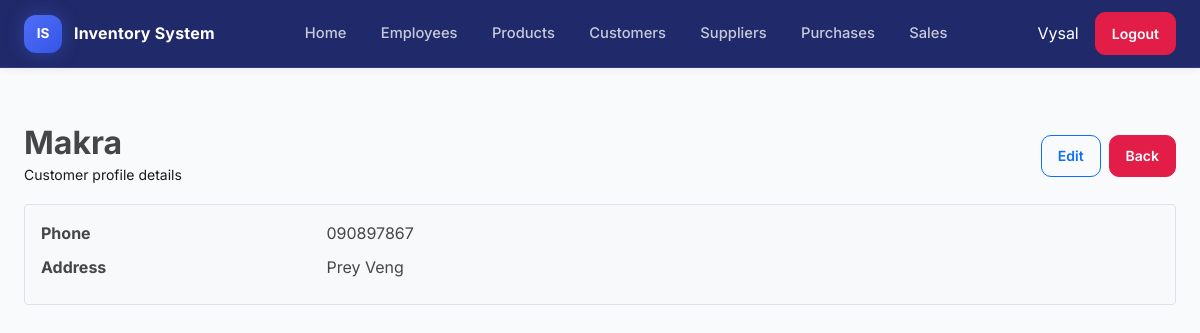
The page /customers/1/ (signed in) on the database its author committed.
### customers/models.py (models this page shows, shortened)
class Customer(models.Model):
    name = models.CharField(max_length=100)
    phone = models.CharField(max_length=20)
    address = models.TextField(blank=True)
    class Meta:
        ordering = ["name"]

### customers/views.py (the view)
# urls.py: path("<int:pk>/", views.customer_detail, name="customer_detail"),
@login_required
def customer_detail(request, pk):
    customer = get_object_or_404(Customer, pk=pk)
    return render(request, "customers/customer_detail.html", {"customer": customer})

### templates/customers/customer_detail.html (shortened to what this page needs)
{% extends "base.html" %}
{% block content %}
<div class="container">
  <div class="d-flex justify-content-between align-items-center my-3">
    <div>
      <h2 class="mb-0">{{ customer.name }}</h2>
      <small class="text-muted">Customer profile details</small>
    </div>
    <div class="d-flex gap-2">
      <a href="{% url 'customer_update' customer.id %}"
         class="btn btn-outline-primary btn-sm">
        Edit
      </a>
      <a href="{% url 'customer_list' %}"
         class="btn btn-link btn-sm">
        Back
      </a>
    </div>
  </div>
  <div class="border rounded p-3 bg-light">
    <dl class="row mb-0">
      <dt class="col-sm-3">Phone</dt>
      <dd class="col-sm-9">
        <span class="fw-semibold">{{ customer.phone }}</span>
      </dd>
      <dt class="col-sm-3">Address</dt>
      <dd class="col-sm-9">
        {{ customer.address }}
      </dd>
    </dl>
  </div>
</div>
{% endblock %}

### templates/partials/_navbar.html (shortened to what this page needs)
{% load static %}
 <nav class="navbar" role="navigation" aria-label="Main navigation">
    <a class="brand" href="{% url 'dashboard_home' %}">
      <div class="logo">IS</div>
      <span class="app-name">Inventory System</span>
    </a>
    <ul class="links" role="list">
      <li><a class="nav-link" href="{% url 'dashboard_home' %}">Home</a></li>
      <li><a class="nav-link" href="{% url 'employee_list' %}">Employees</a></li>
      <li><a class="nav-link" href="{% url 'product_list' %}">Products</a></li>
      <li><a class="nav-link" href="{% url 'customer_list' %}">Customers</a></li>
      <li><a class="nav-link" href="{% url 'supplier_list' %}">Suppliers</a></li>
      <li><a class="nav-link" href="{% url 'purchase_list' %}">Purchases</a></li>
      <li><a class="nav-link" href="{% url 'order_list' %}">Sales</a></li>
    </ul>
    <div class="actions">
      {% if user.is_authenticated %}
        <span class="me-2 text-white">{{ user.username }}</span>
        <form method="post" action="{% url 'logout' %}" class="d-inline">
          <button type="submit" class="btn btn-sm btn-danger d-none d-lg-inline-block">Logout</button>
        </form>
      {% else %}
        <a href="{% url 'login' %}" class="btn btn-sm btn-primary d-none d-lg-inline-block">Login</a>
      {% endif %}
    </div>
  </nav>

### static/css/style.css (style rules this page uses)
:root { --primary: #4f6ef7; --primary-dark: #3555e6; --primary-soft: rgba(79, 110, 247, 0.12); --success: #16a34a; --danger: #e11d48; --warning: #f59e0b; --info: #0ea5e9; --nav-bg1: #ffffff; --nav-bg: #040f57e1; --nav-border: rgba(255, 255, 255, 0.08); --nav-link: rgba(255, 255, 255, 0.75); --nav-link-hover: #ffffff; --body-bg: #f8fafc; --surface: #ffffff; --surface-2: #f1f5f9; --text: #474646; --text-muted: #1a1a1a; --border: #e2e8f0; --radius: 14px; --radius-sm: 10px; --shadow-sm: 0 2px 8px rgba(15, 23, 42, 0.06); --shadow-md: 0 10px 30px rgba(15, 23, 42, 0.08); --navbar-height: 68px; --font-main: 'Inter', -apple-system, BlinkMacSystemFont, 'Segoe UI', sans-serif; }
* { box-sizing: border-box; }
html { scroll-behavior: smooth; }
body { margin: 0; padding: 0; font-family: var(--font-main); background: var(--body-bg); color: var(--text); line-height: 1.6; }
a { color: inherit; }
h1, h2, h3, h4, h5, h6 { font-weight: 700; color: var(--text); margin-top: 0; }
.container, .container-fluid { padding-top: 1rem; padding-bottom: 1rem; }
.navbar { display: flex; align-items: center; justify-content: space-between; gap: 1rem; height: var(--navbar-height); padding: 0 1.5rem; background: var(--nav-bg); border-bottom: 1px solid var(--nav-border); position: sticky; width: 100% !important; top: 0; z-index: 1000; box-shadow: var(--shadow-sm); }
.brand { display: flex; align-items: center; gap: 0.75rem; text-decoration: none; flex-shrink: 0; }
.logo { width: 38px; height: 38px; border-radius: 12px; background: linear-gradient(135deg, var(--primary), var(--primary-dark)); color: white; display: flex; align-items: center; justify-content: center; font-size: 0.85rem; font-weight: 700; box-shadow: 0 0px 18px rgba(79, 110, 247, 0.35); }
.app-name { font-size: 1rem; font-weight: 700; color: #ffffff; letter-spacing: 0.2px; }
.links { display: flex; align-items: center; gap: 0.35rem; list-style: none; margin: 0; padding: 0; }
.nav-link { display: flex; align-items: center; gap: 0.5rem; padding: 0.55rem 0.9rem; border-radius: 10px; color: var(--nav-link); text-decoration: none; font-size: 0.92rem; font-weight: 500; transition: all 0.2s ease; }
.actions { display: flex; align-items: center; gap: 0.5rem; flex-shrink: 0; }
.btn { border-radius: 10px; font-weight: 600; padding: 0.6rem 1rem; transition: all 0.2s ease; }
.btn-danger { background: var(--danger); border-color: var(--danger); }
.btn-link { display: inline-block; background: var(--danger); border: 1px solid var(--danger); color: #ffffff; padding: 0.55rem 1rem; border-radius: 10px; font-weight: 600; text-decoration: none; }
.container, .container-fluid { width: 100%; max-width: 100%; margin: 0 auto; }
.text-muted { color: var(--text-muted) !important; }

### rows shown on the page
Customer: name "Makra", phone "090897867", address "Prey Veng"

### other values the page prints
{{ user.username }} "Vysal"
